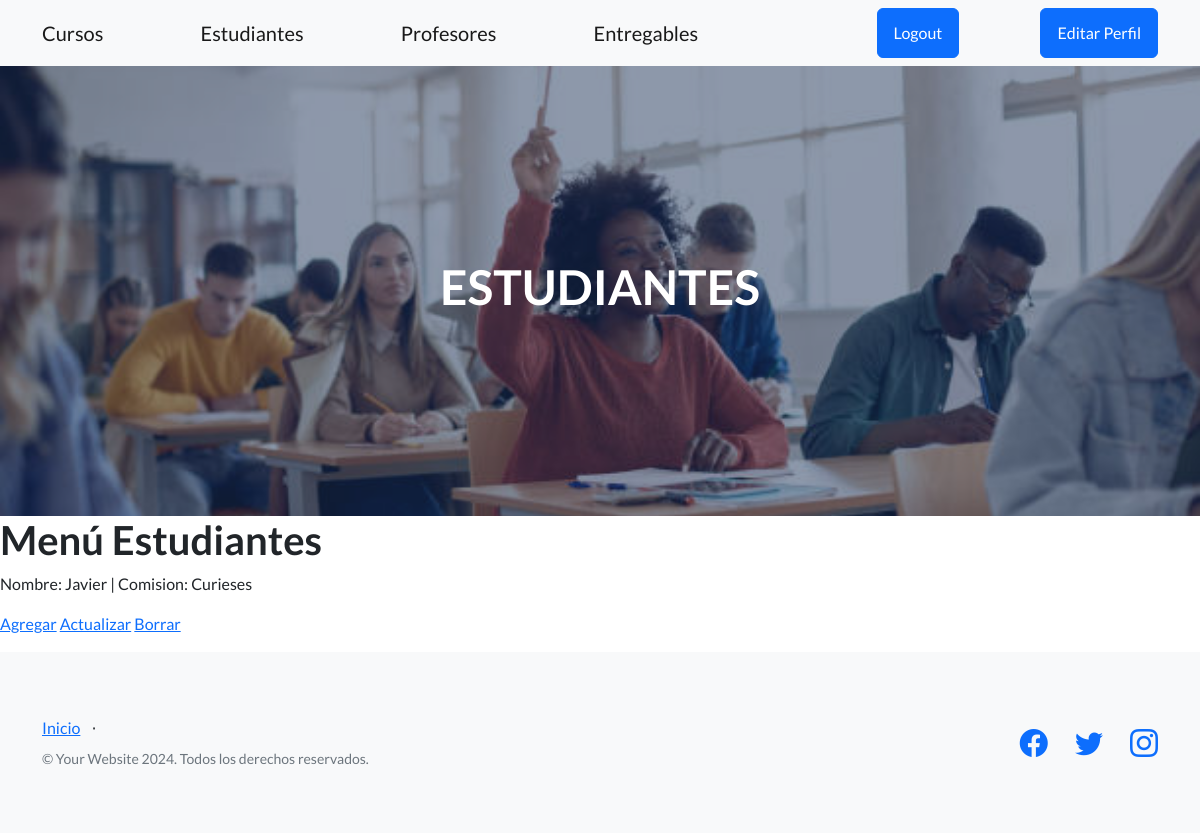
The page /listar_estudiantes/ (signed in) on the database as committed earlier.
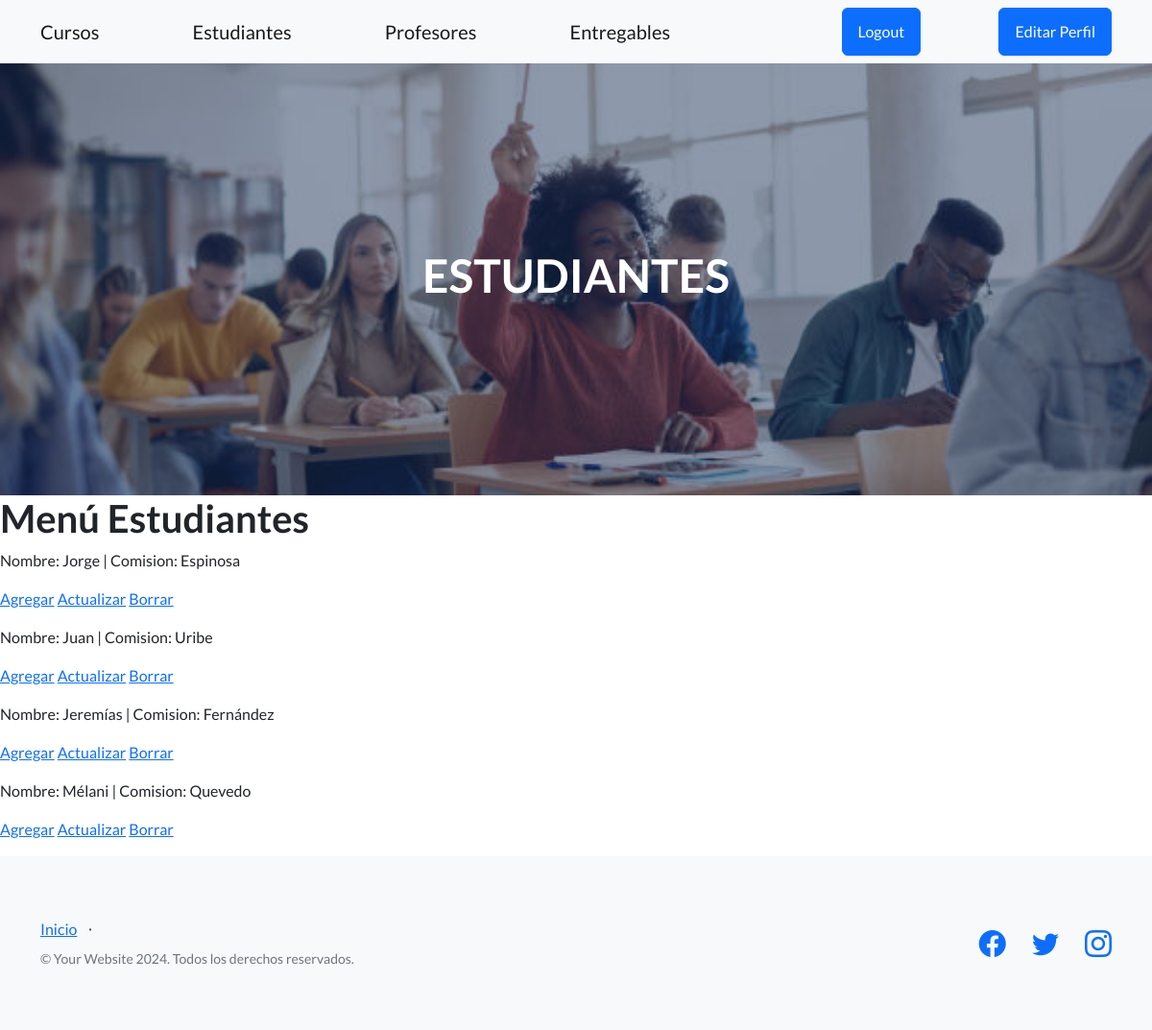
The same page on the database as committed later.
### app03/models.py (models this page shows, shortened)
class Estudiante(models.Model):
    nombre=models.CharField(max_length=30)
    apellido=models.CharField(max_length=30)
    email=models.EmailField()
    domicilio=models.CharField(max_length=30,null=True)

### app03/views.py (the view)
# urls.py: path('listar_estudiantes/', views.EstudListView.as_view(), name="MenuEstudiantes"),
class EstudListView(LoginRequiredMixin,ListView):
    model=Estudiante
    context_object_name="estudiantes"
    template_name="app03/menu_estudiantes.html"

### app03/templates/app03/menu_estudiantes.html (shortened to what this page needs)
{% extends "app03/base.html" %}
{%load static%}
{% block cambiostyles %}
    <link href="{% static 'app03/css/stylesestudiantes.css'%}" rel="stylesheet" />
{% endblock %}
{% block contenidocentral %}
    <h1>ESTUDIANTES</h1>
{% endblock %}
{% block contenidodinamico %}
    <h1>Menú Estudiantes</h1>
{% endblock %}
{% block main_estudiantes %}
    {% for estudiante in estudiantes %}
         <P>Nombre: {{estudiante.nombre}} | Comision: {{estudiante.apellido}} </P>
         <a href="{% url 'CrearEstudiantes' %}">Agregar</a>
         {%if request.user.is_superuser %}
         <a href="{% url 'ActualizarEstudiantes' estudiante.pk%}">Actualizar</a>
         <a href="{% url 'BorrarEstudiantes' estudiante.pk%}">Borrar</a>
         {%endif%}
    {% endfor %}
    {% endblock main_estudiantes %}

Rows that differ between the two databases and show on the page:
removed Estudiante: nombre "Javier", apellido "Curieses"
added Estudiante: nombre "Jorge", apellido "Espinosa"
added Estudiante: nombre "Juan", apellido "Uribe"
added Estudiante: nombre "Jeremías", apellido "Fernández"
added Estudiante: nombre "Mélani", apellido "Quevedo"
